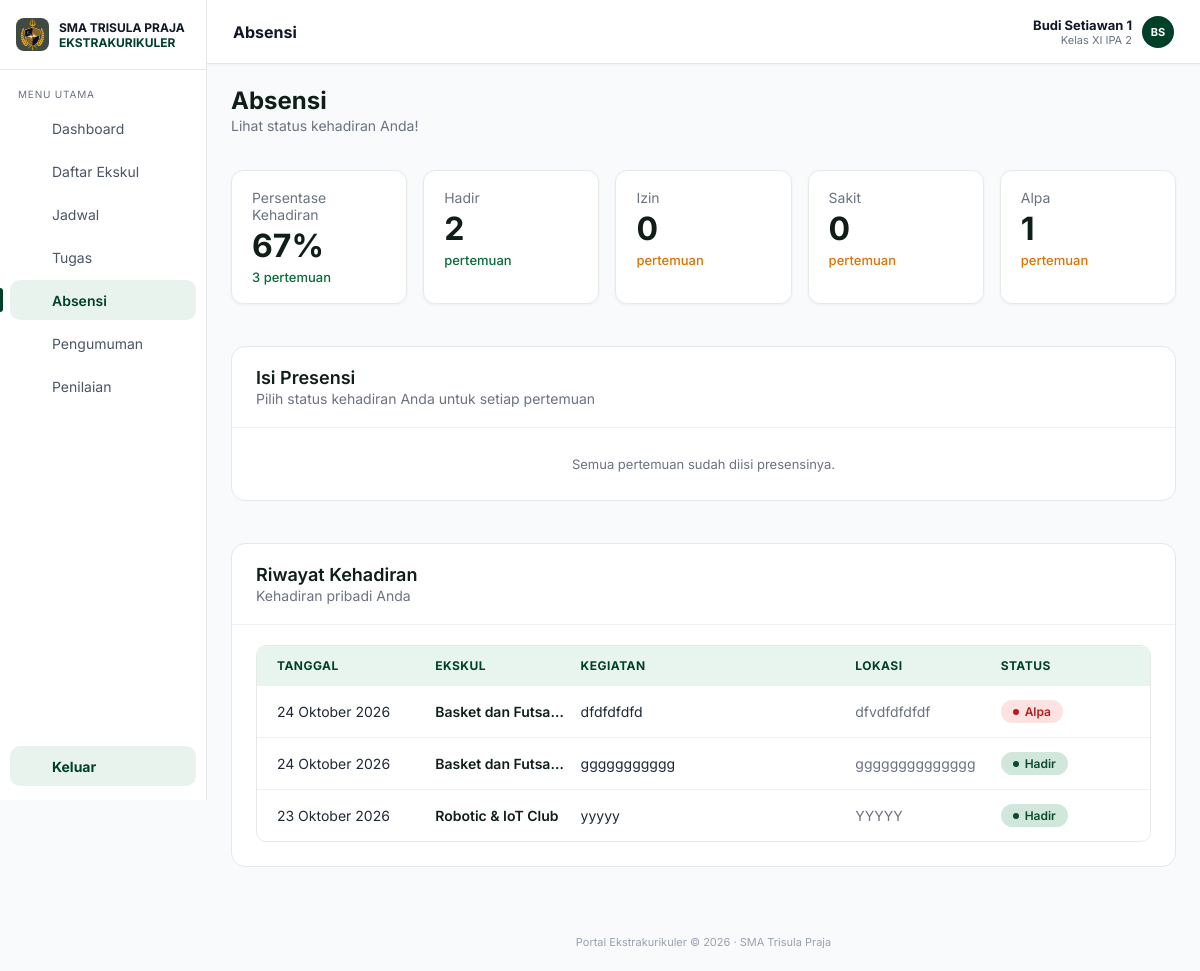
Page /portal-trisula/absensi.php (signed in) on the earlier database version.
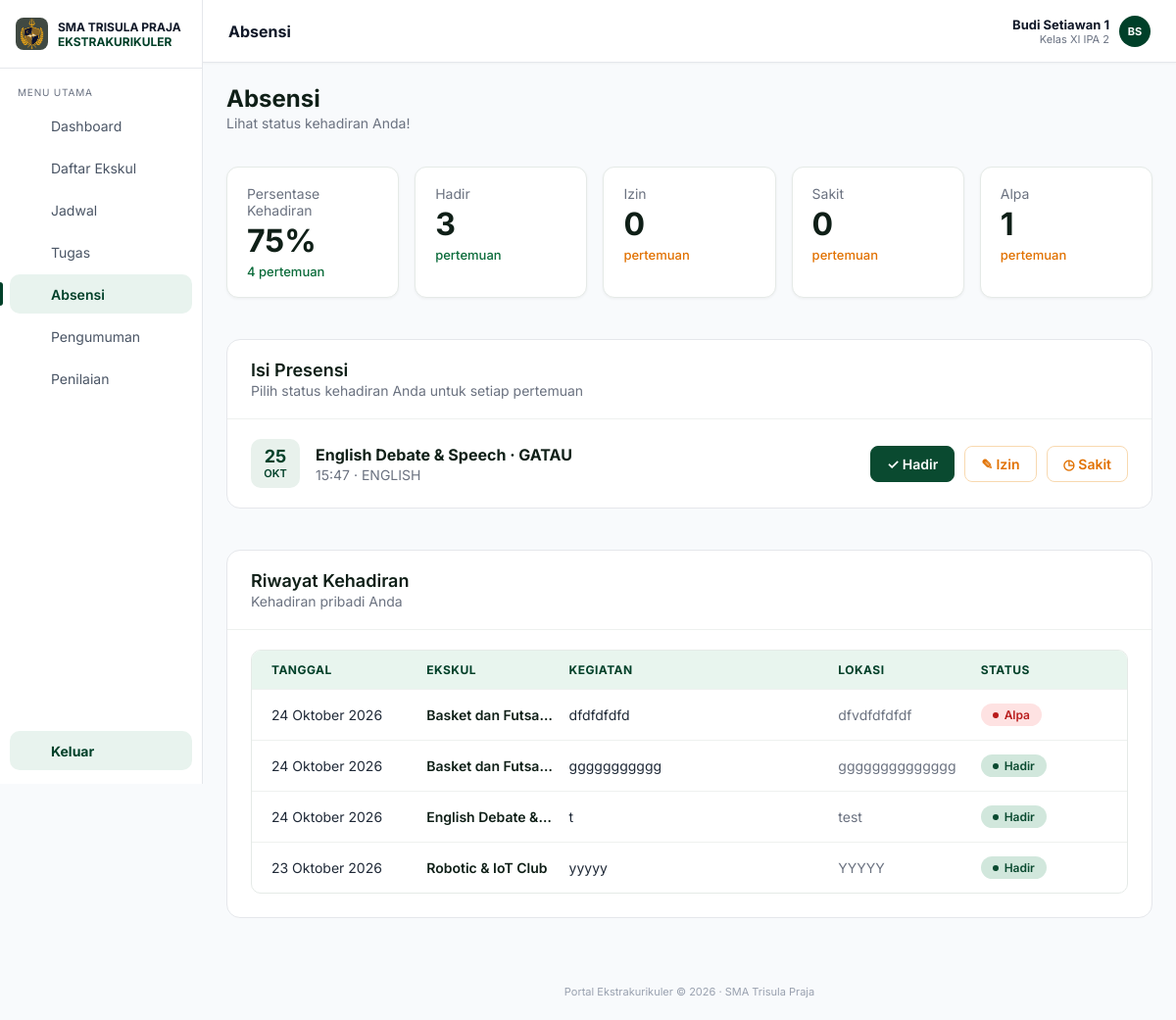
Same page on the later database version.
### tables this page shows
CREATE TABLE `users` (
  `id` int UNSIGNED NOT NULL,
  `username` varchar(50) NOT NULL,
  `password` varchar(255) NOT NULL,
  `nama` varchar(100) NOT NULL,
  `role` enum('siswa','pembimbing') NOT NULL DEFAULT 'siswa',
  `nis` varchar(20) DEFAULT NULL,
  `angkatan` year DEFAULT NULL,
  `kelas` varchar(30) DEFAULT NULL,
  `created_at` timestamp NULL DEFAULT CURRENT_TIMESTAMP
);

CREATE TABLE `ekskul_pertemuan` (
  `id` int NOT NULL,
  `ekskul_id` int NOT NULL,
  `tanggal` date NOT NULL,
  `jam` time NOT NULL DEFAULT '08:00:00',
  `kegiatan` varchar(150) NOT NULL,
  `lokasi` varchar(100) NOT NULL DEFAULT '-',
  `created_at` timestamp NOT NULL DEFAULT CURRENT_TIMESTAMP
);

CREATE TABLE `ekskul` (
  `id` int UNSIGNED NOT NULL,
  `nama` varchar(100) NOT NULL,
  `deskripsi` varchar(255) NOT NULL,
  `pembimbing` varchar(100) NOT NULL,
  `pembimbing_id` int UNSIGNED DEFAULT NULL,
  `hari` enum('Senin','Selasa','Rabu','Kamis','Jumat','Sabtu','Minggu') NOT NULL,
  `jam_mulai` time NOT NULL,
  `jam_selesai` time NOT NULL,
  `kuota` smallint UNSIGNED NOT NULL
);

CREATE TABLE `ekskul_absensi` (
  `id` int NOT NULL,
  `pertemuan_id` int NOT NULL,
  `siswa_id` int NOT NULL,
  `status` enum('hadir','izin','sakit','alpa') NOT NULL,
  `created_at` timestamp NOT NULL DEFAULT CURRENT_TIMESTAMP
);

### portal-trisula/includes/auth.php (called while the page is built, shortened)
<?php
function e(?string $v): string
{
    return htmlspecialchars($v ?? '', ENT_QUOTES, 'UTF-8');
}
function is_logged_in(): bool
{
    return isset($_SESSION['user']);
}
function require_role(string $role): array
{
    return $_SESSION['user'];
}

### portal-trisula/includes/ekskul.php (called while the page is built, shortened)
<?php
function load_user(PDO $pdo, int $id): array
{
    $st = $pdo->prepare('SELECT id, nama, nis, angkatan, kelas FROM users WHERE id = ?');
    $st->execute([$id]);
    return $st->fetch() ?: ['id' => $id, 'nama' => '', 'nis' => '', 'angkatan' => '', 'kelas' => ''];
}

### portal-trisula/absensi.php (the view, shortened to what this page needs)
<?php
require __DIR__ . '/config/database.php';
require __DIR__ . '/includes/auth.php';
require __DIR__ . '/includes/siswa_layout.php';
require __DIR__ . '/includes/ekskul.php';
if (!function_exists('tgl_panjang')) {
    function tgl_panjang(string $date): string
    {
        static $b = [1 => 'Januari', 'Februari', 'Maret', 'April', 'Mei', 'Juni', 'Juli', 'Agustus', 'September', 'Oktober', 'November', 'Desember'];
        $t = strtotime($date);
        return date('j', $t) . ' ' . $b[(int) date('n', $t)] . ' ' . date('Y', $t);
    }
}
function abs_bulan(string $date): string
{
    static $b = [1 => 'JAN', 'FEB', 'MAR', 'APR', 'MEI', 'JUN', 'JUL', 'AGU', 'SEP', 'OKT', 'NOV', 'DES'];
    return $b[(int) date('n', strtotime($date))];
}
$session = require_role('siswa');
$pdo     = db();
$user    = load_user($pdo, (int) $session['id']);
$uid     = (int) $user['id'];
$today = date('Y-m-d');
$batas = date('Y-m-d', strtotime('-' . JENDELA_HARI . ' days'));
$st = $pdo->prepare("SELECT m.id, m.tanggal, m.jam, m.kegiatan, m.lokasi, e.nama AS ekskul, a.status
                     FROM ekskul_pertemuan m
                     JOIN ekskul e ON e.id = m.ekskul_id
                     JOIN pendaftaran p ON p.ekskul_id = m.ekskul_id AND p.siswa_id = ? AND p.status = 'disetujui'
                     LEFT JOIN ekskul_absensi a ON a.pertemuan_id = m.id AND a.siswa_id = ?
                     WHERE m.tanggal <= ?
                     ORDER BY m.tanggal DESC, m.jam DESC, m.id DESC");
$st->execute([$uid, $uid, $today]);
$semua = $st->fetchAll();
$hitung  = ['hadir' => 0, 'izin' => 0, 'sakit' => 0, 'alpa' => 0];
$pending = [];
$riwayat = [];
foreach ($semua as $r) {
    if ($r['status']) {
        $r['state'] = $r['status'];
    } elseif ($r['tanggal'] >= $batas) {
        $pending[] = $r;
        continue;
    } else {
        $r['state'] = 'alpa';
    }
    $hitung[$r['state']]++;
    $riwayat[] = $r;
}
$pending = array_reverse($pending);
$total  = array_sum($hitung);
$persen = $total > 0 ? (int) round($hitung['hadir'] / $total * 100) : 0;
$label = ['hadir' => 'Hadir', 'izin' => 'Izin', 'sakit' => 'Sakit', 'alpa' => 'Alpa'];
siswa_header('Absensi', 'absensi', $user);
?>
<div class="page-title"><h2>Absensi</h2><p>Lihat status kehadiran Anda!</p></div>
<section class="abs-stats">
    <article class="abs-stat">
        <small>Persentase Kehadiran</small>
        <strong><?= $persen ?>%</strong>
        <span class="ok"><?= $total ?> pertemuan</span>
    </article>
    <article class="abs-stat"><small>Hadir</small><strong><?= $hitung['hadir'] ?></strong><span class="ok">pertemuan</span></article>
    <article class="abs-stat"><small>Izin</small><strong><?= $hitung['izin'] ?></strong><span class="warn">pertemuan</span></article>
    <article class="abs-stat"><small>Sakit</small><strong><?= $hitung['sakit'] ?></strong><span class="warn">pertemuan</span></article>
    <article class="abs-stat"><small>Alpa</small><strong><?= $hitung['alpa'] ?></strong><span class="warn">pertemuan</span></article>
</section>
<section class="panel abs-panel">
    <header class="abs-head">
        <h3>Isi Presensi</h3>
        <p>Pilih status kehadiran Anda untuk setiap pertemuan</p>
    </header>
    <?php foreach ($pending as $r): ?>
        <div class="abs-fill">
            <div class="abs-date"><b><?= (int) date('j', strtotime($r['tanggal'])) ?></b><span><?= e(abs_bulan($r['tanggal'])) ?></span></div>
            <div class="abs-info">
                <b><?= e($r['ekskul']) ?> · <?= e($r['kegiatan']) ?></b>
                <small><?= e(substr((string) $r['jam'], 0, 5)) ?> · <?= e($r['lokasi']) ?></small>
            </div>
            <form method="post" class="abs-actions">
                <button type="submit" name="status" value="hadir" class="abs-btn abs-btn--hadir"
                        onclick="return confirm('Isi presensi sebagai Hadir? Pilihan tidak dapat diubah.')">✓ Hadir</button>
                <button type="submit" name="status" value="izin" class="abs-btn"
                        onclick="return confirm('Isi presensi sebagai Izin? Pilihan tidak dapat diubah.')">✎ Izin</button>
                <button type="submit" name="status" value="sakit" class="abs-btn"
                        onclick="return confirm('Isi presensi sebagai Sakit? Pilihan tidak dapat diubah.')">◷ Sakit</button>
            </form>
        </div>
    <?php endforeach; ?>
    <?php if (!$pending): ?>
        <p class="empty">Semua pertemuan sudah diisi presensinya.</p>
    <?php endif; ?>
</section>
<section class="panel abs-panel">
    <header class="abs-head">
        <h3>Riwayat Kehadiran</h3>
        <p>Kehadiran pribadi Anda</p>
    </header>
    <div class="abs-table">
        <div class="abs-tr abs-th"><span>TANGGAL</span><span>EKSKUL</span><span>KEGIATAN</span><span>LOKASI</span><span>STATUS</span></div>
        <?php foreach ($riwayat as $r): ?>
            <div class="abs-tr">
                <span><?= e(tgl_panjang($r['tanggal'])) ?></span>
                <span class="abs-ek"><?= e($r['ekskul']) ?></span>
                <span><?= e($r['kegiatan']) ?></span>
                <span class="muted"><?= e($r['lokasi']) ?></span>
                <span><i class="abs-pill abs-<?= e($r['state']) ?>"><?= e($label[$r['state']]) ?></i></span>
            </div>
        <?php endforeach; ?>
    </div>
</section>
<?php siswa_footer();

### portal-trisula/includes/siswa_layout.php (shortened to what this page needs)
<?php
function icon(string $name): string
{
    $p = [
        'dashboard'  => '<rect x="3" y="3" width="7" height="7" rx="1"/><rect x="14" y="3" width="7" height="7" rx="1"/><rect x="3" y="14" width="7" height="7" rx="1"/><rect x="14" y="14" width="7" height="7" rx="1"/>',
        'ekskul'     => '<path d="M8 6h13M8 12h13M8 18h13"/><circle cx="4" cy="6" r="1"/><circle cx="4" cy="12" r="1"/><circle cx="4" cy="18" r="1"/>',
        'jadwal'     => '<rect x="3" y="5" width="18" height="16" rx="2"/><path d="M3 10h18M8 3v4M16 3v4"/>',
        'tugas'      => '<rect x="5" y="4" width="14" height="17" rx="2"/><path d="M9 4h6v3H9zM9 12h6M9 16h6"/>',
        'absensi'    => '<circle cx="12" cy="8" r="4"/><path d="M4 21a8 8 0 0 1 16 0"/>',
        'pengumuman' => '<rect x="3" y="7" width="18" height="12" rx="2"/><path d="M9 7V5h6v2"/>',
        'penilaian'  => '<path d="M6 20V10M12 20V4M18 20v-7"/>',
        'keluar'     => '<path d="M9 21H5a2 2 0 0 1-2-2V5a2 2 0 0 1 2-2h4M16 17l5-5-5-5M21 12H9"/>',
    ];
    return '<svg viewBox="0 0 24 24" width="20" height="20" fill="none" stroke="currentColor" stroke-width="1.8" stroke-linecap="round" stroke-linejoin="round" aria-hidden="true">' . ($p[$name] ?? '') . '</svg>';
}
function initials(string $nama): string
{
    $nama  = trim(explode(',', $nama)[0]);
    $parts = preg_split('/\s+/', $nama) ?: [];
    $out   = '';
    foreach (array_slice($parts, 0, 2) as $w) {
        $out .= mb_strtoupper(mb_substr($w, 0, 1));
    }
    return $out;
}
function siswa_header(string $title, string $active, array $user): void
{
    $menu = [
        'dashboard'  => ['Dashboard',    'dashboard_siswa.php'],
        'ekskul'     => ['Daftar Ekskul', 'daftar_ekskul.php'],
        'jadwal'     => ['Jadwal',       'jadwal.php'],
        'tugas'      => ['Tugas',        'tugas.php'],
        'absensi'    => ['Absensi',      'absensi.php'],
        'pengumuman' => ['Pengumuman',   'pengumuman.php'],
        'penilaian'  => ['Penilaian',    'penilaian.php'],
    ];
    ?>
<!DOCTYPE html>
<html lang="id">
<head>
    <link rel="stylesheet" href="assets/css/dashboard.css">
</head>
<body class="app">
<aside class="sidebar">
    <div class="brand">
        <img src="assets/img/logo.png" alt="" onerror="this.style.visibility='hidden'">
        <div><b>SMA TRISULA PRAJA</b><span>EKSTRAKURIKULER</span></div>
    </div>
    <p class="menu-label">MENU UTAMA</p>
    <nav>
        <?php foreach ($menu as $key => [$label, $href]): ?>
            <a href="<?= e($href) ?>" class="<?= $key === $active ? 'active' : '' ?>">
                <?= icon($key) ?> <span><?= e($label) ?></span>
            </a>
        <?php endforeach; ?>
    </nav>
    <a href="logout.php" class="logout"><?= icon('keluar') ?> <span>Keluar</span></a>
</aside>
<div class="content">
    <header class="top">
        <h1><?= e($title) ?></h1>
        <a href="profil.php" class="who" style="text-decoration:none;color:inherit">
            <span class="avatar" style="background:#004029"><?= e(initials($user['nama'])) ?></span>
            <div><b><?= e($user['nama']) ?></b><small><?= e($user['kelas'] ?? '') ?></small></div>
        </a>
    </header>
    <main class="page">
<?php
}
function siswa_footer(): void
{
    ?>
    </main>
    <footer class="foot">Portal Ekstrakurikuler © <?= date('Y') ?> · SMA Trisula Praja</footer>
</div>
</body>
</html>
<?php
}

Differences in the rows shown:
added ekskul_pertemuan: tanggal "25", tanggal "OKT", ekskul.nama "English Debate & Speech", kegiatan "GATAU", jam "15:47", lokasi "ENGLISH", shown under "Isi Presensi"
added ekskul_pertemuan: tanggal "24 Oktober 2026", ekskul.nama "English Debate &…", kegiatan "t", lokasi "test", ekskul_absensi.status "Hadir", shown under "Riwayat Kehadiran"
Other differences:
$persen: "67" → "75"
$total: "3" → "4"
$hitung['hadir']: "2" → "3"
text no longer shown: "Semua pertemuan sudah diisi presensinya."
